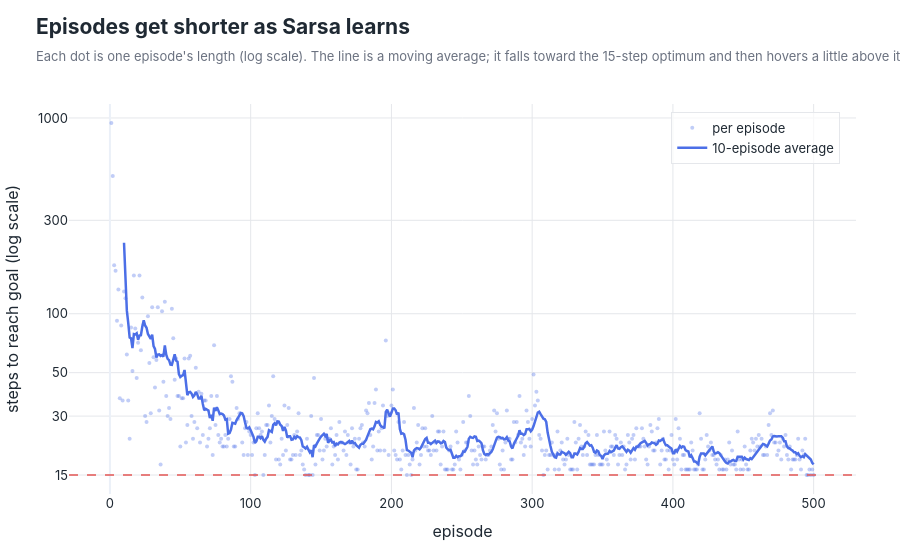

Notebook source saved alongside this figure:
### Code cell
plot_steps_per_episode(steps, optimal_steps=15, window=10).show()

### Figure 1 — Plotly figure (JSON) as saved in the notebook; plotly's stock layout.template omitted (floating-point values rounded to 4 significant figures; data arrays with more than 128 entries replaced by an {"elided": "..."} marker saying what was removed)
{"data": [{"hovertemplate": "episode %{x}<br>%{y:.0f} steps<extra></extra>", "marker": {"color": "#4C6FE7", "opacity": 0.35, "size": 4}, "mode": "markers", "name": "per episode", "type": "scatter", "x": {"elided": "500 int values"}, "y": {"elided": "500 float values"}}, {"hovertemplate": "episode %{x}<br>avg %{y:.1f} steps<extra></extra>", "line": {"color": "#4C6FE7", "width": 2.5}, "mode": "lines", "name": "10-episode average", "type": "scatter", "x": {"elided": "491 int values"}, "y": {"elided": "491 float values"}}], "layout": {"annotations": [{"font": {"color": "#E45756"}, "showarrow": false, "text": "optimal = 15", "x": 1, "xanchor": "right", "xref": "x domain", "y": 15, "yanchor": "top", "yref": "y"}], "font": {"color": "#1F2933", "family": "Inter, Helvetica Neue, Arial, sans-serif", "size": 13}, "height": 560, "hoverlabel": {"bgcolor": "white", "font": {"family": "Inter, Helvetica Neue, Arial, sans-serif", "size": 13}}, "legend": {"bgcolor": "rgba(255,255,255,0.7)", "bordercolor": "#E5E7EB", "borderwidth": 1, "x": 0.98, "xanchor": "right", "y": 0.98}, "margin": {"b": 66, "l": 64, "r": 44, "t": 104}, "paper_bgcolor": "white", "plot_bgcolor": "white", "shapes": [{"line": {"color": "#E45756", "dash": "dash", "width": 1.5}, "type": "line", "x0": 0, "x1": 1, "xref": "x domain", "y0": 15, "y1": 15, "yref": "y"}], "title": {"font": {"color": "#1F2933", "family": "Inter, Helvetica Neue, Arial, sans-serif", "size": 21}, "text": "<b>Episodes get shorter as Sarsa learns</b><br><span style='font-size:13px;color:#6B7280'>Each dot is one episode's length (log scale). The line is a moving average; it falls toward the 15-step optimum and then hovers a little above it.</span>", "x": 0.04, "xanchor": "left", "y": 0.94, "yanchor": "top"}, "xaxis": {"gridcolor": "#E5E7EB", "title": {"text": "episode"}}, "yaxis": {"gridcolor": "#E5E7EB", "range": [1.079, 3.071], "tickmode": "array", "ticktext": ["15", "30", "50", "100", "300", "1000"], "tickvals": [15, 30, 50, 100, 300, 1000], "title": {"text": "steps to reach goal (log scale)"}, "type": "log"}}}
